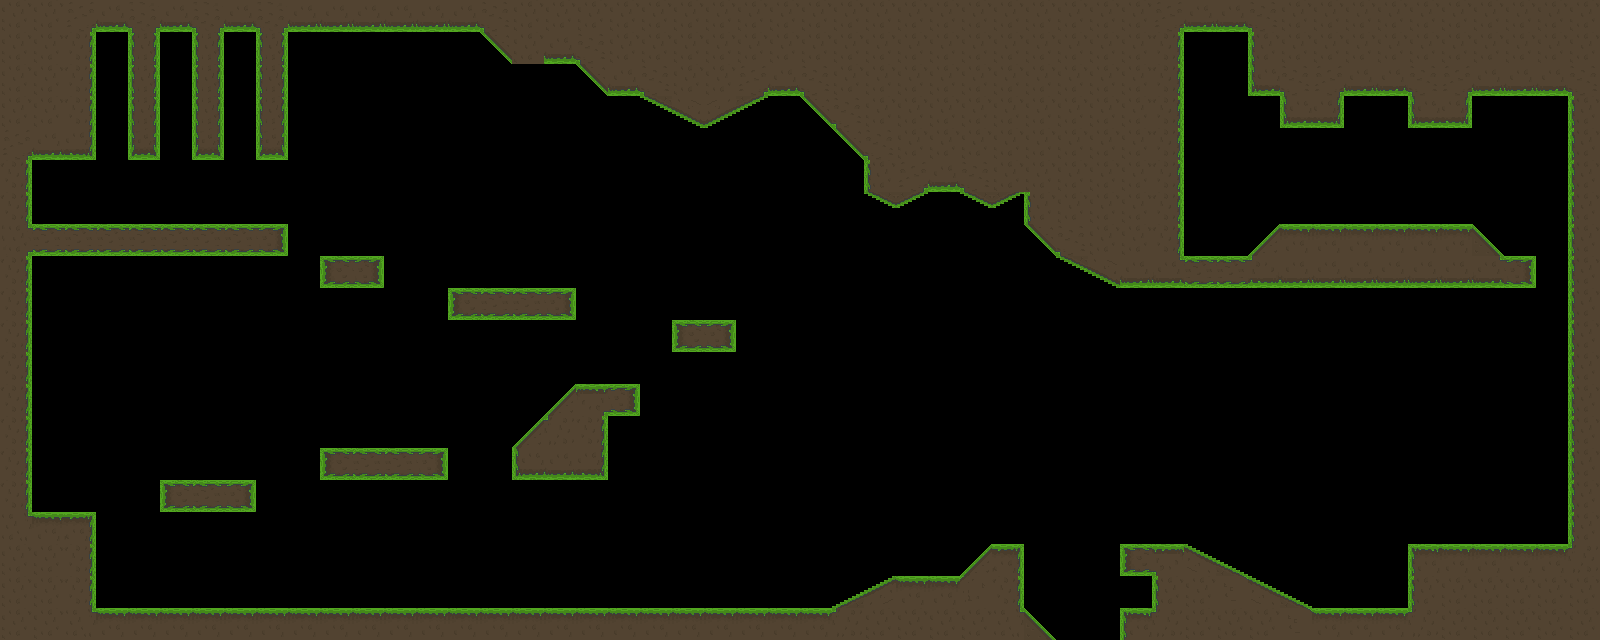

A 2D game scene composited from a Tiled map and its tileset images. What follows is a short description and the map's XML, with each tile layer's data collapsed to a summary:
An orthogonal 50x20 tile map with 32x32 px tiles, 1 tile layer (Tile Layer 1).

<map version="1.0" orientation="orthogonal" width="50" height="20" tilewidth="32" tileheight="32">
 <tileset firstgid="1" name="tiletemplate" tilewidth="32" tileheight="32">
  <image source="tiletemplate.png" width="544" height="160" />
  <tile id="71">
   <properties>
    <property name="hot" value="2" />
   </properties>
  </tile>
 </tileset>
 <layer name="Tile Layer 1" width="50" height="20">
  <data>[1000 cells, 358 non-empty, 37 distinct tile ids]</data>
 </layer>
 <objectgroup name="Object Layer 1" />
</map>
